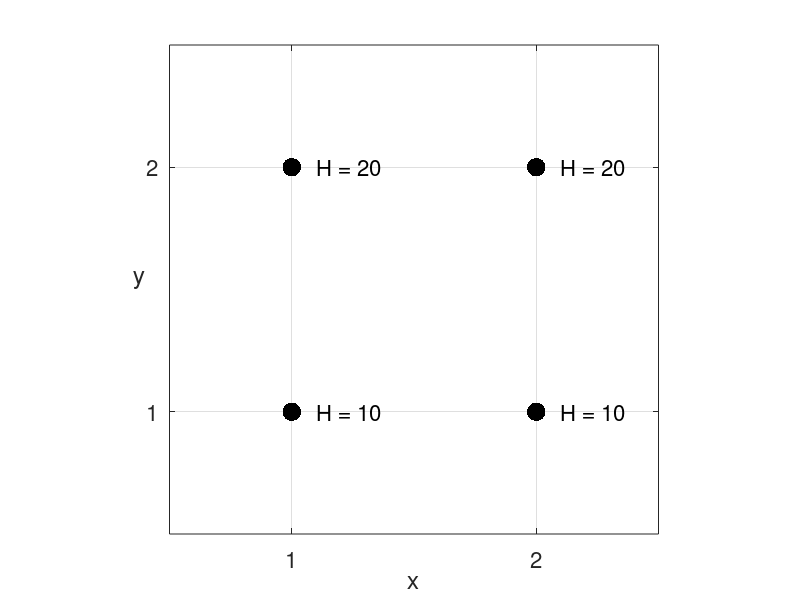

MATLAB code to generate this figure: (Note: this script raises an error after producing the figure.)
x = [ 1, 1, 2, 2];
y = [ 1, 2, 1, 2];
H = [10,20,10,20];
figure(1);clf;grid on;hold on;
    plot(x,y,'k.','MarkerSize',40)
    for i = 1:length(x)
	text(x(i)+0.1,y(i),...
	     sprintf('H = %d',H(i)),...
	     'FontSize',16);
    end
    xlabel('x')
    ylabel(gca, 'y','Rotation',0);
    set(gca,'XTick',[1,2])
    set(gca,'YTick',[1,2])
    axis square
    box on;
    set(gca,'FontSize',16);
    axis([0.5 2.5 0.5 2.5])
    saveplots('linear2Das1D')
